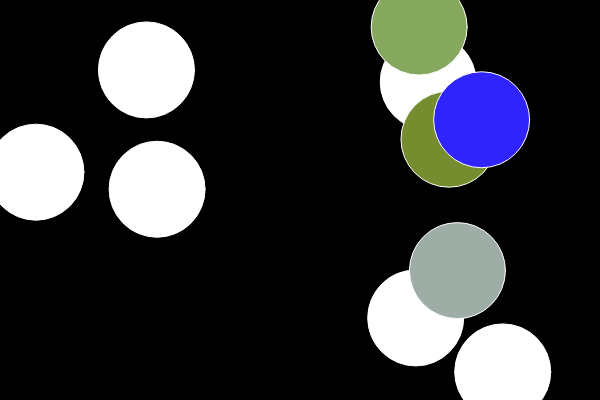
Frame 1 (no input)
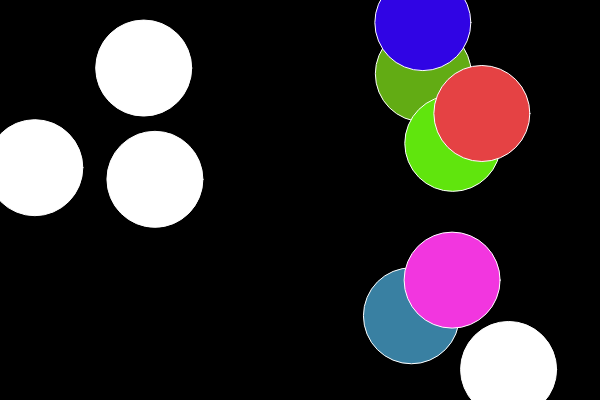
Frame 60 (no input)
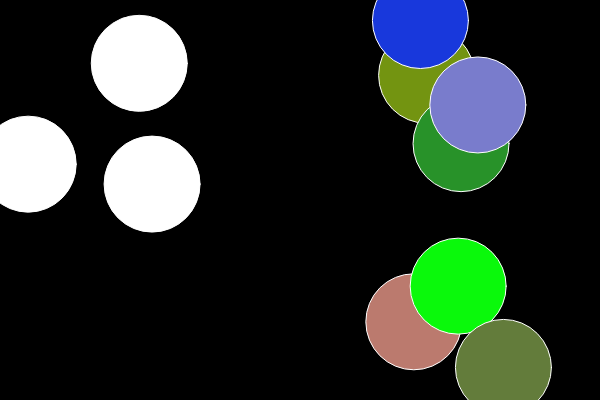
Frame 120 (the mouse pressed at the canvas centre since frame 60)

The p5.js sketch that drew these frames (run headless with seeded random() and noise() and a simulated clock; from frame 60 on, the mouse is pressed at the canvas centre):

// p5.js sketch
// ── sketch.js
var b1;
var b2;

var bubbles=[];
function setup() {
    createCanvas(600,400);
    for(var i=0;i<10;i++){
        bubbles[i]= new Bubble(random(width),random(height));    
    }
    
    
}


function draw() {
    background(0);
    
    for(var i=0;i<bubbles.length;i++){
            bubbles[i].update();
            bubbles[i].display();
        for(var j=0;j<bubbles.length;j++)
            {
            if ( i!=j && bubbles[i].intersects(bubbles[j])){
                    bubbles[i].changeColor();
                    bubbles[j].changeColor();
                }
            }
    }
    
}



// ── bubbles.js
function Bubble(x,y){
    this.x = x //random(0,width),
    this.y = y//random(0,height), 
    this.r=48;
    this.col=color(255);
    
    this.display = function (){
    stroke(255);
    fill(this.col);    
    ellipse(this.x,this.y,this.r*2,this.r*2);   
    },
    
    this.update = function(){
    this.x = this.x + random(-1,1);
    this.y = this.y + random(-1,1);
    }
    
    this.changeColor = function(){
        this.col=color(random(255),random(255),random(255));
    }
    
    this.intersects = function(other){
        var d = dist(this.x, this.y, other.x, other.y);
        if (d < (this.r + other.r)){
        return true;        
        }
        else{
        return false;
        }
}
}
